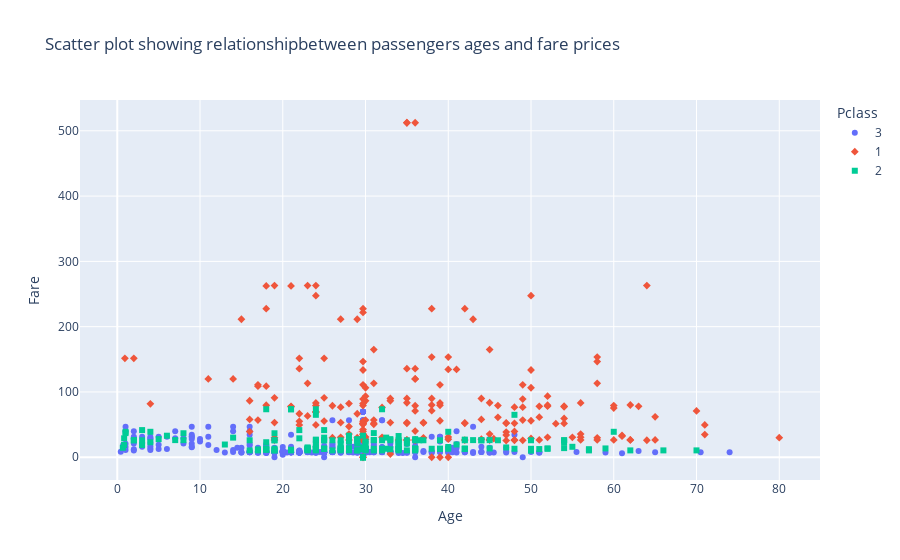

Notebook code for this chart:
### Code cell
#Generate a scatter plot to explore the relationship between passengers' ages and fare prices.

fig = px.scatter(data, x='Age', y ='Fare', color='Pclass',symbol='Pclass',title='Scatter plot showing relationshipbetween passengers ages and fare prices')
fig.show()

### Figure 1 — Plotly figure (JSON) as saved in the notebook; plotly's stock layout.template omitted (floating-point values rounded to 4 significant figures; data arrays with more than 128 entries replaced by an {"elided": "..."} marker saying what was removed)
{"data": [{"hovertemplate": "Pclass=3<br>Age=%{x}<br>Fare=%{y}<extra></extra>", "legendgroup": "3", "marker": {"color": "#636efa", "symbol": "circle"}, "mode": "markers", "name": "3", "orientation": "v", "showlegend": true, "type": "scatter", "x": {"elided": "491 float values"}, "xaxis": "x", "y": {"elided": "491 float values"}, "yaxis": "y"}, {"hovertemplate": "Pclass=1<br>Age=%{x}<br>Fare=%{y}<extra></extra>", "legendgroup": "1", "marker": {"color": "#EF553B", "symbol": "diamond"}, "mode": "markers", "name": "1", "orientation": "v", "showlegend": true, "type": "scatter", "x": {"elided": "216 float values"}, "xaxis": "x", "y": {"elided": "216 float values"}, "yaxis": "y"}, {"hovertemplate": "Pclass=2<br>Age=%{x}<br>Fare=%{y}<extra></extra>", "legendgroup": "2", "marker": {"color": "#00cc96", "symbol": "square"}, "mode": "markers", "name": "2", "orientation": "v", "showlegend": true, "type": "scatter", "x": {"elided": "184 float values"}, "xaxis": "x", "y": {"elided": "184 float values"}, "yaxis": "y"}], "layout": {"legend": {"title": {"text": "Pclass"}, "tracegroupgap": 0}, "title": {"text": "Scatter plot showing relationshipbetween passengers ages and fare prices"}, "xaxis": {"anchor": "y", "domain": [0, 1], "title": {"text": "Age"}}, "yaxis": {"anchor": "x", "domain": [0, 1], "title": {"text": "Fare"}}}}
